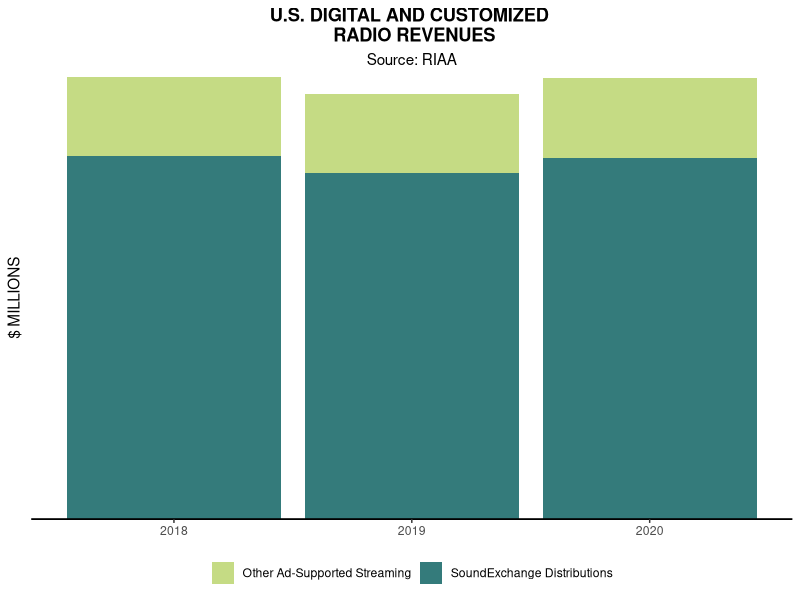

Write R code to recreate this figure.
## ---- chunk 1
knitr::opts_chunk$set(echo = TRUE)
## ---- chunk 2
library(tidyverse)
## ---- chunk 3
#i could not import csv file, and i
#got help from here: https://stackoverflow.com/a/45977065
library(readxl)
music_revenue <- read_excel("data/Revenue_Chart_Full_Data.xlsx", skip = 1) 
## ---- chunk 4
music_revenue %>% 
  head(5)
## ---- chunk 5
str(music_revenue)
## ---- chunk 6
revenue_18_20 <- music_revenue %>% 
                 select("Year"="Year (copy)", "Format", "Value"="Value (Actual)") %>% 
                 filter(Year >= 2018) %>%
                 arrange(Year) %>% 
                 mutate(Value = as.numeric(Value))
## ---- chunk 7
revenue_18_20 %>% 
              head(10)
## ---- chunk 8
revenue_18_20 %>% 
  str()
## ---- chunk 9
annual_retail <- revenue_18_20 %>% 
                 group_by(Year) %>% 
                  summarize(tol_revenue = sum(Value)) 
## ---- chunk 10
annual_retail %>% 
              print()
## ---- chunk 11
#define some character vectors to increase code readability.
stream <- c("Paid Subscription", "On-Demand Streaming (Ad-Supported)", "Other Ad-Supported Streaming", "SoundExchange Distributions", "Limited Tier Paid Subscription")
physical <- c("LP/EP", "CD")
download <- c("Download Album", "Download Single")
## ---- chunk 12
revenue_categorized_20 <- revenue_18_20 %>% 
                          filter(Year == 2020) %>% 
                          mutate(category = case_when( Format %in% stream ~ "Streaming",
                               Format == "Synchronization" ~ "Synchronization",
                               Format %in% physical ~ "Physical",
                               Format %in% download ~ "Digital Downloads",
                               TRUE ~ "The Others"
    
  ))
## ---- chunk 13
share_table   <- revenue_categorized_20 %>%
                 group_by(category) %>%
                 summarize(cat_total=sum(Value)) %>% 
                 mutate(prop = round(cat_total /sum(cat_total) * 100,2))
## ---- chunk 14
share_table %>% 
  print()
## ---- chunk 15
fig_5_data <- revenue_18_20 %>%
              filter(Format %in% c("SoundExchange Distributions", "Other Ad-Supported Streaming")) %>% 
mutate_at(vars("Year", "Format"), as.character)
## ---- chunk 16
fig_5_data %>% 
  View()
## ---- chunk 17
str(fig_5_data)
## ---- chunk 18
library(ggplot2)
## ---- chunk 19
labels <- c("$ 1,161", "$1,115", "$1,1559")
## ---- chunk 20
fig_5_data %>% 
ggplot(aes(x=Year, y=Value, fill=Format)) + 
  geom_col(position="stack") +
  scale_fill_manual(values = c("#c5db84","#347b7b")) +
  scale_y_continuous(expand = c(0,0)) +
  ggtitle("U.S. DIGITAL AND CUSTOMIZED \n RADIO REVENUES", subtitle = "Source: RIAA" ) +
  labs("y" = "$ MILLIONS") +
  theme_classic() +
  theme(plot.title = element_text(hjust = 0.5, face="bold"),
        plot.subtitle =  element_text(hjust = 0.5),
        axis.title.x = element_blank(),
        axis.line.x  = element_line(size = 0.6),
        axis.line.y  = element_blank(),
        axis.text.y  = element_blank(),
        axis.ticks.y = element_blank(),
        legend.title = element_blank(),
        legend.position = "bottom")
#geom_text(aes(label = labels, y = c(208.17685,208.17685,208.17685)), size = 3)
